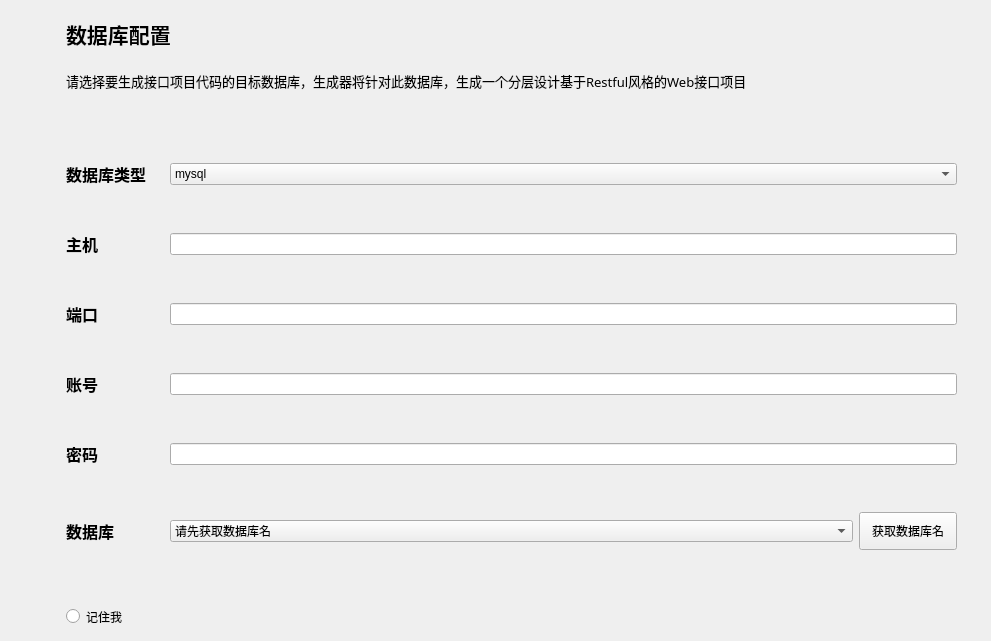
          <widget class="QWidget" name="scrollAreaWidgetContents_18">
           <property name="geometry">
            <rect>
             <x>0</x>
             <y>0</y>
             <width>991</width>
             <height>641</height>
            </rect>
           </property>
           <widget class="QRadioButton" name="radioButton">
            <property name="geometry">
             <rect>
              <x>66</x>
              <y>604</y>
              <width>80</width>
              <height>25</height>
             </rect>
            </property>
            <property name="text">
             <string>记住我</string>
            </property>
           </widget>
           <widget class="QLabel" name="label_db">
            <property name="geometry">
             <rect>
              <x>66</x>
              <y>14</y>
              <width>141</width>
              <height>41</height>
             </rect>
            </property>
            <property name="font">
             <font>
              <family>Microsoft YaHei</family>
              <pointsize>12</pointsize>
              <bold>true</bold>
             </font>
            </property>
            <property name="text">
             <string>&lt;html&gt;&lt;head/&gt;&lt;body&gt;&lt;p&gt;&lt;span style=&quot; font-size:16pt;&quot;&gt;数据库配置&lt;/span&gt;&lt;/p&gt;&lt;/body&gt;&lt;/html&gt;</string>
            </property>
           </widget>
           <widget class="QLabel" name="label_44">
            <property name="geometry">
             <rect>
              <x>66</x>
              <y>56</y>
              <width>931</width>
              <height>51</height>
             </rect>
            </property>
            <property name="font">
             <font>
              <family>Microsoft YaHei</family>
              <pointsize>-1</pointsize>
              <bold>true</bold>
             </font>
            </property>
            <property name="styleSheet">
             <string notr="true">font-size:20px;</string>
            </property>
            <property name="frameShape">
             <enum>QFrame::NoFrame</enum>
            </property>
            <property name="frameShadow">
             <enum>QFrame::Plain</enum>
            </property>
            <property name="lineWidth">
             <number>2</number>
            </property>
            <property name="text">
             <string>&lt;html&gt;&lt;head/&gt;&lt;body&gt;&lt;p&gt;&lt;span style=&quot; font-size:10pt; font-weight:400;&quot;&gt;请选择要生成接口项目代码的目标数据库，生成器将针对此数据库，生成一个分层设计基于Restful风格的Web接口项目&lt;/span&gt;&lt;/p&gt;&lt;/body&gt;&lt;/html&gt;</string>
            </property>
            <property name="textFormat">
             <enum>Qt::AutoText</enum>
            </property>
           </widget>
           <widget class="QWidget" name="layoutWidget_35">
            <property name="geometry">
             <rect>
              <x>66</x>
              <y>122</y>
              <width>891</width>
              <height>471</height>
             </rect>
            </property>
            <layout class="QVBoxLayout" name="verticalLayout_35">
             <item>
              <layout class="QHBoxLayout" name="horizontalLayout_61" stretch="1,8">
               <item>
                <widget class="QLabel" name="label_db_type">
                 <property name="sizePolicy">
                  <sizepolicy hsizetype="Preferred" vsizetype="Preferred">
                   <horstretch>0</horstretch>
                   <verstretch>0</verstretch>
                  </sizepolicy>
                 </property>
                 <property name="font">
                  <font>
                   <family>Microsoft YaHei</family>
                   <pointsize>12</pointsize>
                   <bold>true</bold>
                  </font>
                 </property>
                 <property name="text">
                  <string>&lt;html&gt;&lt;head/&gt;&lt;body&gt;&lt;p align=&quot;justify&quot;&gt;数据库类型&lt;/p&gt;&lt;/body&gt;&lt;/html&gt;</string>
                 </property>
                </widget>
               </item>
               <item>
                <widget class="QComboBox" name="comboBox_db_type">
                 <property name="sizePolicy">
                  <sizepolicy hsizetype="Preferred" vsizetype="Fixed">
                   <horstretch>1</horstretch>
                   <verstretch>0</verstretch>
                  </sizepolicy>
                 </property>
                 <item>
                  <property name="text">
                   <string>mysql</string>
                  </property>
                 </item>
                </widget>
               </item>
              </layout>
             </item>
             <item>
              <layout class="QHBoxLayout" name="horizontalLayout_62" stretch="1,8">
               <item>
                <widget class="QLabel" name="label_db_host">
                 <property name="font">
                  <font>
                   <family>Microsoft YaHei</family>
                   <pointsize>12</pointsize>
                   <bold>true</bold>
                  </font>
                 </property>
                 <property name="text">
                  <string>&lt;html&gt;&lt;head/&gt;&lt;body&gt;&lt;p align=&quot;justify&quot;&gt;主机 &lt;/p&gt;&lt;/body&gt;&lt;/html&gt;</string>
                 </property>
                 <property name="alignment">
                  <set>Qt::AlignJustify|Qt::AlignVCenter</set>
                 </property>
                </widget>
               </item>
               <item>
                <widget class="QLineEdit" name="text_host">
                 <property name="sizePolicy">
                  <sizepolicy hsizetype="Expanding" vsizetype="Fixed">
                   <horstretch>0</horstretch>
                   <verstretch>0</verstretch>
                  </sizepolicy>
                 </property>
                 <property name="clearButtonEnabled">
                  <bool>true</bool>
                 </property>
                </widget>
               </item>
              </layout>
             </item>
             <item>
              <layout class="QHBoxLayout" name="horizontalLayout_63" stretch="1,8">
               <item>
                <widget class="QLabel" name="label_db_port">
                 <property name="font">
                  <font>
                   <family>Microsoft YaHei</family>
                   <pointsize>12</pointsize>
                   <bold>true</bold>
                  </font>
                 </property>
                 <property name="text">
                  <string>&lt;html&gt;&lt;head/&gt;&lt;body&gt;&lt;p align=&quot;justify&quot;&gt;端口&lt;/p&gt;&lt;/body&gt;&lt;/html&gt;</string>
                 </property>
                 <property name="alignment">
                  <set>Qt::AlignJustify|Qt::AlignVCenter</set>
                 </property>
                </widget>
               </item>
               <item>
                <widget class="QLineEdit" name="text_port">
                 <property name="clearButtonEnabled">
                  <bool>true</bool>
                 </property>
                </widget>
               </item>
              </layout>
             </item>
             <item>
              <layout class="QHBoxLayout" name="horizontalLayout_64" stretch="1,8">
               <item>
                <widget class="QLabel" name="label_db_user">
                 <property name="font">
                  <font>
                   <family>Microsoft YaHei</family>
                   <pointsize>12</pointsize>
                   <bold>true</bold>
                  </font>
                 </property>
                 <property name="text">
                  <string>&lt;html&gt;&lt;head/&gt;&lt;body&gt;&lt;p align=&quot;justify&quot;&gt;账号&lt;/p&gt;&lt;/body&gt;&lt;/html&gt;</string>
                 </property>
                </widget>
               </item>
               <item>
                <widget class="QLineEdit" name="text_user">
                 <property name="clearButtonEnabled">
                  <bool>true</bool>
                 </property>
                </widget>
               </item>
              </layout>
             </item>
             <item>
              <layout class="QHBoxLayout" name="horizontalLayout_65" stretch="1,8">
               <item>
                <widget class="QLabel" name="label_db_password">
                 <property name="font">
                  <font>
                   <family>Microsoft YaHei</family>
                   <pointsize>12</pointsize>
                   <bold>true</bold>
                  </font>
                 </property>
                 <property name="text">
                  <string>&lt;html&gt;&lt;head/&gt;&lt;body&gt;&lt;p align=&quot;justify&quot;&gt;密码&lt;/p&gt;&lt;/body&gt;&lt;/html&gt;</string>
                 </property>
                </widget>
               </item>
               <item>
                <widget class="QLineEdit" name="text_password">
                 <property name="inputMask">
                  <string/>
                 </property>
                 <property name="echoMode">
                  <enum>QLineEdit::PasswordEchoOnEdit</enum>
                 </property>
                 <property name="clearButtonEnabled">
                  <bool>true</bool>
                 </property>
                </widget>
               </item>
              </layout>
             </item>
             <item>
              <layout class="QHBoxLayout" name="horizontalLayout_66" stretch="1,7,1">
               <item>
                <widget class="QLabel" name="label_tables">
                 <property name="sizePolicy">
                  <sizepolicy hsizetype="Preferred" vsizetype="Preferred">
                   <horstretch>0</horstretch>
                   <verstretch>0</verstretch>
                  </sizepolicy>
                 </property>
                 <property name="font">
                  <font>
                   <family>Microsoft YaHei</family>
                   <pointsize>12</pointsize>
                   <bold>true</bold>
                  </font>
                 </property>
                 <property name="text">
                  <string>数据库</string>
                 </property>
                </widget>
               </item>
               <item>
                <widget class="QComboBox" name="comboBox_database">
                 <property name="sizePolicy">
                  <sizepolicy hsizetype="Preferred" vsizetype="Fixed">
                   <horstretch>0</horstretch>
                   <verstretch>0</verstretch>
                  </sizepolicy>
                 </property>
                 <item>
                  <property name="text">
                   <string>请先获取数据库名</string>
                  </property>
                 </item>
                </widget>
               </item>
               <item>
                <widget class="QPushButton" name="button_get_db_names">
                 <property name="sizePolicy">
                  <sizepolicy hsizetype="Minimum" vsizetype="Fixed">
                   <horstretch>0</horstretch>
                   <verstretch>0</verstretch>
                  </sizepolicy>
                 </property>
                 <property name="styleSheet">
                  <string notr="true">height:30px;</string>
                 </property>
                 <property name="text">
                  <string>获取数据库名</string>
                 </property>
                </widget>
               </item>
              </layout>
             </item>
            </layout>
           </widget>
          </widget>
